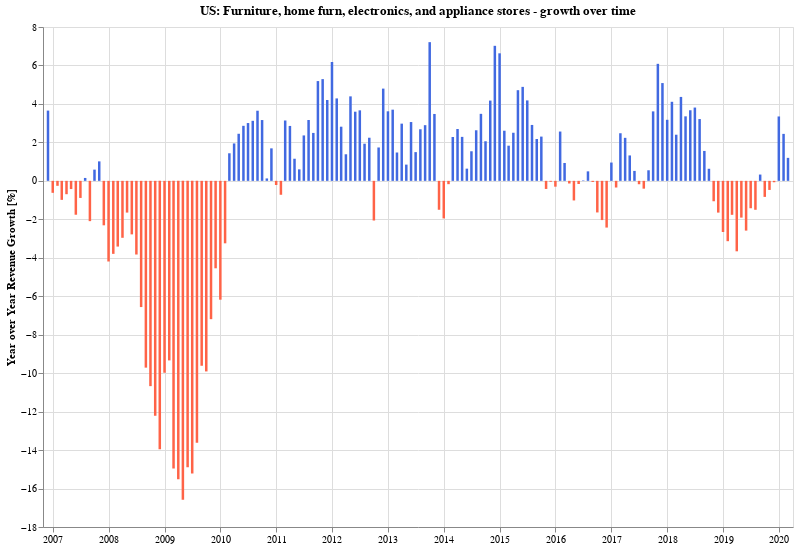

Source (notebook cell):
### Markdown cell above
### What is the *growth* trend for home furnishing retail stores?

### Code cell
def doYoYChartFor(metric, df, color='royalblue'):
    yoy = df[[metric]].pct_change(12).apply(lambda v: v*100.).sort_index()

    return alt.Chart(yoy[-160:].reset_index()).mark_bar(size=2.5).encode(
        alt.X('dt:T', axis=alt.Axis(title='')),
        alt.Y(f'{metric}:Q', axis=alt.Axis(title='Year over Year Revenue Growth [%]'.format(metric))),
        color=alt.condition(f"datum['{metric}'] < 0",
            alt.value('tomato'),
            alt.value(color)
        ),
        tooltip=[alt.Tooltip('dt:T'), alt.Tooltip(f'{metric}:Q', title='YoY Change [%]', format=',.02f')]
    ).properties(
        title=f'US: {metric} - growth over time',
        height=500,
        width=750
    )
    
c = doYoYChartFor('Furniture, home furn, electronics, and appliance stores', df_combined)
c.save('retailsales.png')
c.display()

### Figure 1 — Vega-Lite specification as saved in the notebook (floating-point values rounded to 4 significant figures; data arrays with more than 128 entries replaced by an {"elided": "..."} marker saying what was removed)
{"config": {"view": {"continuousWidth": 400, "continuousHeight": 300}}, "data": {"name": "data-3100e9529c8796e8d10a269e4dbbee21"}, "mark": {"type": "bar", "size": 2.5}, "encoding": {"color": {"condition": {"value": "tomato", "test": "datum['Furniture, home furn, electronics, and appliance stores'] < 0"}, "value": "royalblue"}, "tooltip": [{"type": "temporal", "field": "dt"}, {"type": "quantitative", "field": "Furniture, home furn, electronics, and appliance stores", "format": ",.02f", "title": "YoY Change [%]"}], "x": {"type": "temporal", "axis": {"title": ""}, "field": "dt"}, "y": {"type": "quantitative", "axis": {"title": "Year over Year Revenue Growth [%]"}, "field": "Furniture, home furn, electronics, and appliance stores"}}, "height": 500, "title": "US: Furniture, home furn, electronics, and appliance stores - growth over time", "width": 750, "$schema": "https://vega.github.io/schema/vega-lite/v4.0.2.json", "datasets": {"data-3100e9529c8796e8d10a269e4dbbee21": {"elided": "160 records"}}}
